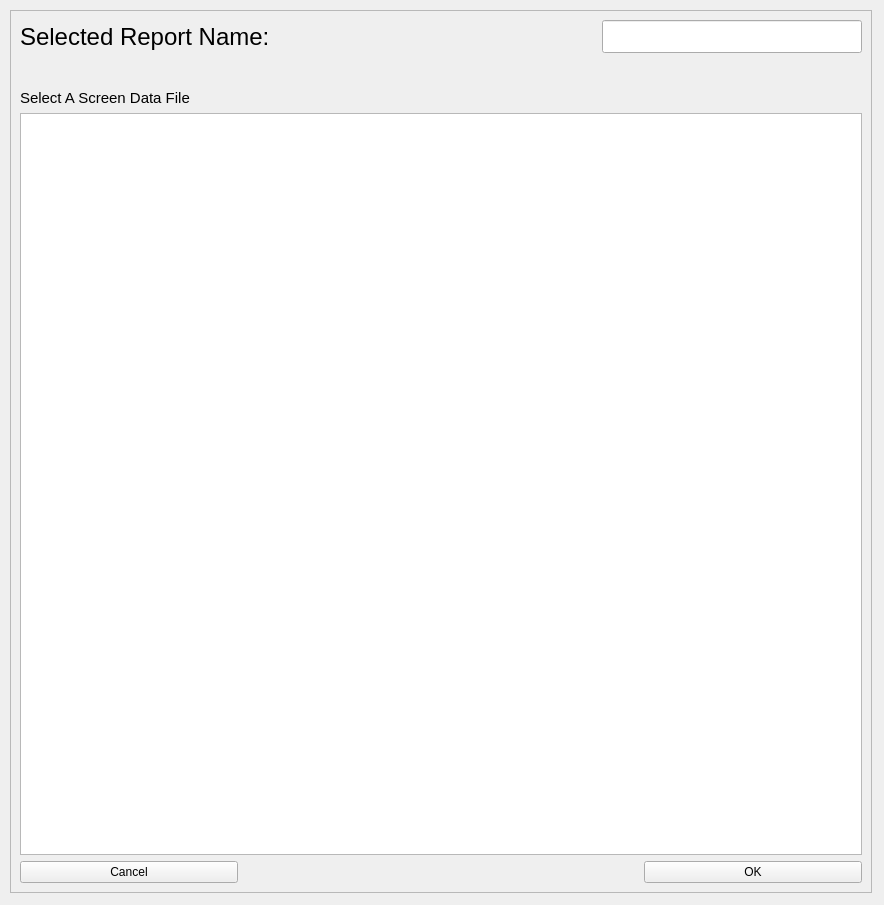
<?xml version="1.0" encoding="UTF-8"?>
<ui version="4.0">
 <class>dialog</class>
 <widget class="QDialog" name="dialog">
  <property name="geometry">
   <rect>
    <x>0</x>
    <y>0</y>
    <width>884</width>
    <height>905</height>
   </rect>
  </property>
  <property name="windowTitle">
   <string>Report Selection</string>
  </property>
  <widget class="QFrame" name="frame">
   <property name="geometry">
    <rect>
     <x>10</x>
     <y>10</y>
     <width>862</width>
     <height>883</height>
    </rect>
   </property>
   <property name="frameShape">
    <enum>QFrame::StyledPanel</enum>
   </property>
   <property name="frameShadow">
    <enum>QFrame::Raised</enum>
   </property>
   <layout class="QGridLayout" name="gridLayout_2">
    <item row="0" column="0">
     <layout class="QHBoxLayout" name="horizontalLayout">
      <item>
       <widget class="QLabel" name="label">
        <property name="font">
         <font>
          <pointsize>18</pointsize>
         </font>
        </property>
        <property name="text">
         <string>Selected Report Name:</string>
        </property>
       </widget>
      </item>
      <item>
       <widget class="QLineEdit" name="lineEdit">
        <property name="enabled">
         <bool>true</bool>
        </property>
        <property name="sizePolicy">
         <sizepolicy hsizetype="Expanding" vsizetype="Minimum">
          <horstretch>0</horstretch>
          <verstretch>0</verstretch>
         </sizepolicy>
        </property>
        <property name="maximumSize">
         <size>
          <width>260</width>
          <height>16777215</height>
         </size>
        </property>
        <property name="font">
         <font>
          <pointsize>16</pointsize>
         </font>
        </property>
        <property name="maxLength">
         <number>660</number>
        </property>
        <property name="echoMode">
         <enum>QLineEdit::Normal</enum>
        </property>
       </widget>
      </item>
     </layout>
    </item>
    <item row="1" column="0">
     <spacer name="verticalSpacer">
      <property name="orientation">
       <enum>Qt::Vertical</enum>
      </property>
      <property name="sizeType">
       <enum>QSizePolicy::Minimum</enum>
      </property>
      <property name="sizeHint" stdset="0">
       <size>
        <width>20</width>
        <height>30</height>
       </size>
      </property>
     </spacer>
    </item>
    <item row="2" column="0">
     <widget class="QLabel" name="label_4">
      <property name="font">
       <font>
        <pointsize>11</pointsize>
       </font>
      </property>
      <property name="text">
       <string>Select A Screen Data File</string>
      </property>
     </widget>
    </item>
    <item row="3" column="0">
     <layout class="QHBoxLayout" name="horizontalLayout_2">
      <item>
       <widget class="QListWidget" name="listWidget"/>
      </item>
     </layout>
    </item>
    <item row="4" column="0">
     <layout class="QHBoxLayout" name="horizontalLayout_39">
      <item>
       <widget class="QPushButton" name="pushButton">
        <property name="sizePolicy">
         <sizepolicy hsizetype="Minimum" vsizetype="Minimum">
          <horstretch>0</horstretch>
          <verstretch>0</verstretch>
         </sizepolicy>
        </property>
        <property name="text">
         <string>Cancel</string>
        </property>
        <property name="autoDefault">
         <bool>false</bool>
        </property>
       </widget>
      </item>
      <item>
       <spacer name="horizontalSpacer">
        <property name="orientation">
         <enum>Qt::Horizontal</enum>
        </property>
        <property name="sizeType">
         <enum>QSizePolicy::Fixed</enum>
        </property>
        <property name="sizeHint" stdset="0">
         <size>
          <width>400</width>
          <height>20</height>
         </size>
        </property>
       </spacer>
      </item>
      <item>
       <widget class="QPushButton" name="pushButton_2">
        <property name="sizePolicy">
         <sizepolicy hsizetype="Minimum" vsizetype="Minimum">
          <horstretch>0</horstretch>
          <verstretch>0</verstretch>
         </sizepolicy>
        </property>
        <property name="text">
         <string>OK</string>
        </property>
        <property name="autoDefault">
         <bool>false</bool>
        </property>
       </widget>
      </item>
     </layout>
    </item>
   </layout>
   <zorder>label_4</zorder>
   <zorder>verticalSpacer</zorder>
  </widget>
 </widget>
 <resources/>
 <connections/>
</ui>
